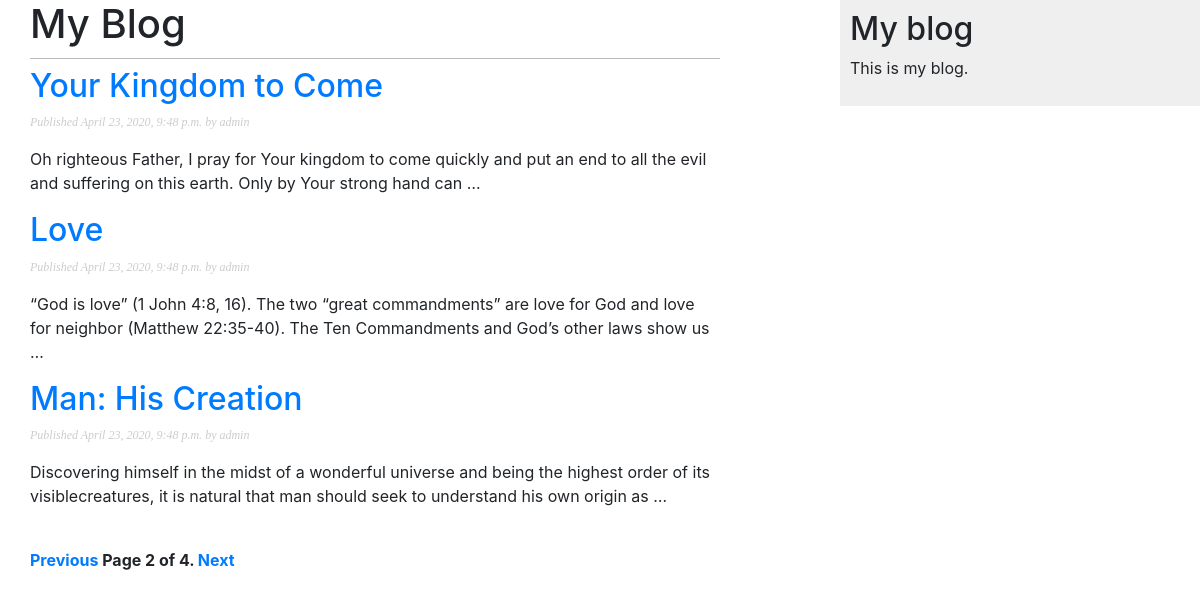
Screenshot of /BlogApp/?page=2 with the database file from the repository.
### BlogApp/models.py (models this page shows, shortened)
class Post(models.Model):
    STATUS_CHOICES = (
        ('draft', 'Draft'),
        ('published', 'Published'),
    )
    title = models.CharField(max_length=250)
    slug = models.SlugField(max_length=250,
                            unique_for_date='publish')
    author = models.ForeignKey(User,
                               on_delete=models.CASCADE,
                               related_name='blog_posts')
    body = models.TextField()
    publish = models.DateTimeField(default=timezone.now())
    created = models.DateTimeField(auto_now_add=True)
    updated = models.DateTimeField(auto_now=True)
    status = models.CharField(max_length=10,
                              choices=STATUS_CHOICES,
                              default='draft')
    objects = models.Manager()
    published = PublishedManager()
    class Meta:
        ordering = ('-publish',)
    def get_absolute_url(self):
        return reverse('BlogApp:post_detail',
                       args=[self.publish.year,
                             self.publish.month,
                             self.publish.day,
                             self.slug])

### BlogApp/views.py (the view)
# urls.py: path('', views.post_list, name='post_list'),
def post_list(request):
    object_list = Post.published.all()
    paginator = Paginator(object_list, 3)
    page = request.GET.get('page')
    try:
        posts = paginator.page(page)
    except PageNotAnInteger:
        posts = paginator.page(1)
    except EmptyPage:
        posts = paginator.page(paginator.num_pages)
    return render(request,
                  'BlogApp/post/list.html',
                  {'page': page,
                   'posts': posts})

### BlogApp/models.py (called while the page is built)
    def get_queryset(self):
        return super().get_queryset().filter(status='published')

### BlogApp/templates/BlogApp/post/list.html (shortened to what this page needs)
{% extends "BlogApp/base.html" %}
{% block content %}
    <h1>My Blog</h1>
    {% for post in posts %}
        <h2>
            <a href="{{ post.get_absolute_url }}">
                {{ post.title }}
            </a>
        </h2>
        <p class="date">
            Published {{ post.publish }} by {{ post.author }}
        </p>
        {{ post.body|truncatewords:30|linebreaks }}
    {% endfor %}
    {% include "pagination.html" with page=posts %}
{% endblock %}

### BlogApp/static/css/BlogApp.css (style rules this page uses)
body { margin:0; padding:0; font-family:helvetica, sans-serif; }
a { color:#00abff; text-decoration:none; }
h1 { font-weight:normal; border-bottom:1px solid #bbb; padding:0 0 10px 0; }
h2 { font-weight:normal; margin:30px 0 0; }
p.date { color:#ccc; font-family: georgia, serif; font-size: 12px; font-style: italic; }

### rows the page displays
Post: title "Your Kingdom to Come", publish "April 23, 2020, 9:48 p.m.", author "admin", body "Oh righteous Father, I pray for Your kingdom to come quickly and put an end to all the evil and suffering on this earth. Only by Your strong hand can …"
Post: title "Love", publish "April 23, 2020, 9:48 p.m.", author "admin", body "“God is love” (1 John 4:8, 16). The two “great commandments” are love for God and love for neighbor (Matthew 22:35-40). The Ten Commandments and God’s other laws show us …"
Post: title "Man: His Creation", publish "April 23, 2020, 9:48 p.m.", author "admin", body "Discovering himself in the midst of a wonderful universe and being the highest order of its visiblecreatures, it is natural that man should seek to understand his own origin as …"

### other values shown
{{ page.number }} "2"
{{ page.paginator.num_pages }} "4"
